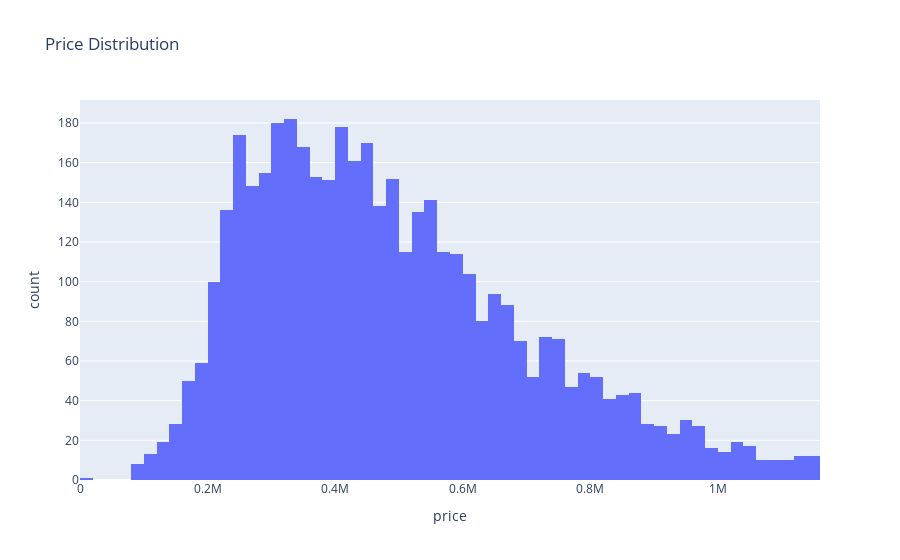

The cell this chart's notebook holds for it:
### Markdown cell above
If we now display the data again, we will notice a significant difference, with values distributed more uniformly.

### Code cell
fig = px.histogram(df3, x='price', title='Price Distribution')
fig.show()

### Figure 1 — Plotly figure (JSON) as saved in the notebook; plotly's stock layout.template omitted (floating-point values rounded to 4 significant figures; data arrays with more than 128 entries replaced by an {"elided": "..."} marker saying what was removed)
{"data": [{"alignmentgroup": "True", "bingroup": "x", "hovertemplate": "price=%{x}<br>count=%{y}<extra></extra>", "legendgroup": "", "marker": {"color": "#636efa", "pattern": {"shape": ""}}, "name": "", "offsetgroup": "", "orientation": "v", "showlegend": false, "type": "histogram", "x": {"elided": "4311 float values"}, "xaxis": "x", "yaxis": "y"}], "layout": {"barmode": "relative", "legend": {"tracegroupgap": 0}, "title": {"text": "Price Distribution"}, "xaxis": {"anchor": "y", "domain": [0, 1], "title": {"text": "price"}}, "yaxis": {"anchor": "x", "domain": [0, 1], "title": {"text": "count"}}}}
